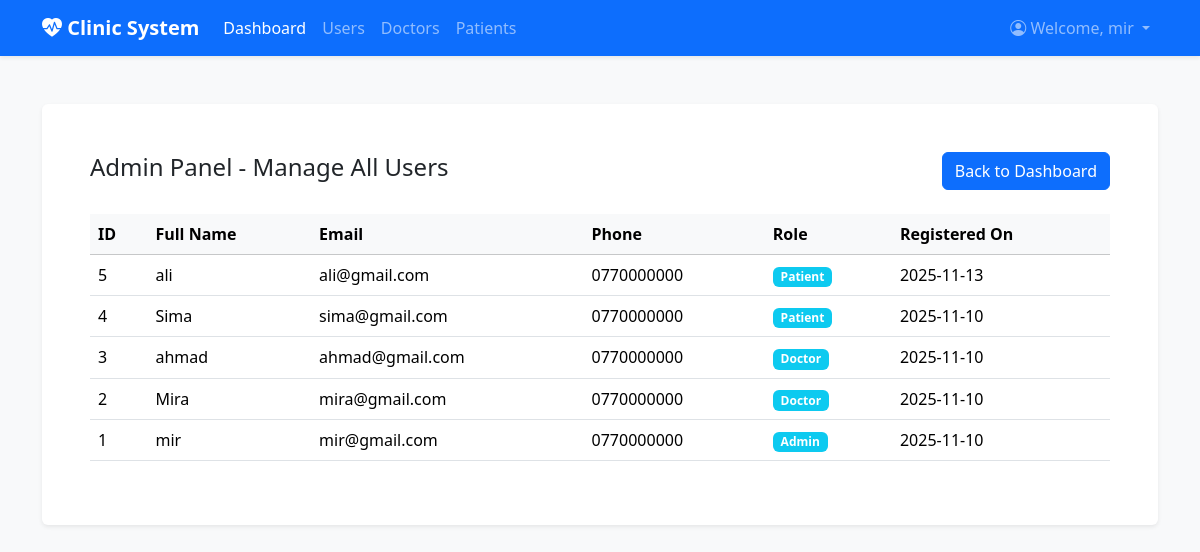
/Admin/manage_users.php (signed in), run on the app's committed database.
### tables this page shows
CREATE TABLE `users` (
  `user_id` int(11) NOT NULL,
  `full_name` varchar(100) DEFAULT NULL,
  `email` varchar(100) DEFAULT NULL,
  `password_hash` varchar(255) DEFAULT NULL,
  `phone` varchar(20) DEFAULT NULL,
  `gender` enum('Male','Female','Other') DEFAULT NULL,
  `date_of_birth` date DEFAULT NULL,
  `role` enum('doctor','patient','admin') DEFAULT NULL,
  `created_at` timestamp NOT NULL DEFAULT current_timestamp()
);

### Admin/manage_users.php (the view, shortened to what this page needs)
<?php
include '../header.php';
$result = $conn->query("SELECT user_id, full_name, email, phone, role, created_at FROM users ORDER BY created_at DESC");
?>
<!DOCTYPE html>
<html lang="en">
<head>
    <link href="https://cdn.jsdelivr.net/npm/bootstrap@5.3.3/dist/css/bootstrap.min.css" rel="stylesheet">
</head>
<body>
    <div class="container my-5">
        <div class="card shadow-sm border-0">
            <div class="card-body p-5">
                <div class="d-flex justify-content-between align-items-center mb-4">
                    <h2 class="h4">Admin Panel - Manage All Users</h2>
                    <a href="../dashboard.php" class="btn btn-primary">Back to Dashboard</a>
                </div>
                <div class="table-responsive">
                    <table class="table table-hover align-middle">
                        <thead class="table-light"><tr><th>ID</th><th>Full Name</th><th>Email</th><th>Phone</th><th>Role</th><th>Registered On</th></tr></thead>
                        <tbody>
                            <?php
                            if ($result->num_rows > 0) {
                                while($row = $result->fetch_assoc()) {
                                    echo "<tr><td>" . $row['user_id'] . "</td>";
                                    echo "<td>" . htmlspecialchars($row['full_name']) . "</td>";
                                    echo "<td>" . htmlspecialchars($row['email']) . "</td>";
                                    echo "<td>" . htmlspecialchars($row['phone']) . "</td>";
                                    echo "<td><span class='badge bg-info'>" . ucfirst(htmlspecialchars($row['role'])) . "</span></td>";
                                    echo "<td>" . htmlspecialchars(date('Y-m-d', strtotime($row['created_at']))) . "</td></tr>";
                                }
                            } else echo "<tr><td colspan='6' class='text-center'>No users found.</td></tr>";
                            ?>
                        </tbody>
                    </table>
                </div>
            </div>
        </div>
    </div>
</body>
</html>

### header.php (shortened to what this page needs)
<!DOCTYPE html>
<html lang="en">
<head>
    <link href="https://cdn.jsdelivr.net/npm/bootstrap@5.3.3/dist/css/bootstrap.min.css" rel="stylesheet">
    <link href="https://cdn.jsdelivr.net/npm/bootstrap-icons@1.11.3/font/bootstrap-icons.min.css" rel="stylesheet">
    <link rel="stylesheet" href="<?php echo BASE_URL; ?>/Assets/css/layout.css">
</head>
<body>
    <nav class="navbar navbar-expand-lg navbar-dark bg-primary shadow-sm">
        <div class="container">
            <a class="navbar-brand fw-bold" href="<?php echo BASE_URL; ?>/dashboard.php">
                <i class="bi bi-heart-pulse-fill"></i> Clinic System
            </a>
            <div class="collapse navbar-collapse" id="mainNavbar">
                <ul class="navbar-nav me-auto mb-2 mb-lg-0">
                    <?php if (isset($_SESSION['user_id'])): ?>
                        <li class="nav-item">
                            <a class="nav-link active" href="<?php echo BASE_URL; ?>/dashboard.php">Dashboard</a>
                        </li>
                        <?php
                        switch ($_SESSION['role']) {
                            case 'admin':
                                echo '<li class="nav-item"><a class="nav-link" href="' . BASE_URL . '/Admin/manage_users.php">Users</a></li>';
                                echo '<li class="nav-item"><a class="nav-link" href="' . BASE_URL . '/Admin/manage_doctors.php">Doctors</a></li>';
                                echo '<li class="nav-item"><a class="nav-link" href="' . BASE_URL . '/Admin/manage_patients.php">Patients</a></li>';
                                break;
                        } ?>
                    <?php endif; ?>
                </ul>
                <ul class="navbar-nav ms-auto mb-2 mb-lg-0">
                    <?php if (isset($_SESSION['user_id'])): ?>
                        <li class="nav-item dropdown">
                            <a class="nav-link dropdown-toggle" href="#" id="navbarDropdown" role="button" data-bs-toggle="dropdown" aria-expanded="false">
                                <i class="bi bi-person-circle"></i> Welcome, <?php echo htmlspecialchars($_SESSION['full_name']); ?>
                            </a>
                        </li>
                    <?php endif; ?>
                </ul>
            </div>
        </div>
    </nav>

### Assets/css/layout.css (style rules this page uses)
body { background-color: #f8f9fa; }
.card { border: 0; box-shadow: 0 4px 12px rgba(0, 0, 0, 0.05); }

### Admin/manage_users.php (style rules this page uses)
body { background-color: #f8f9fa; }

### data on the page
users: user_id "5", full_name "ali", email "ali@gmail.com", phone "0770000000", role "Patient", created_at "2025-11-13"
users: user_id "4", full_name "Sima", email "sima@gmail.com", phone "0770000000", role "Patient", created_at "2025-11-10"
users: user_id "3", full_name "ahmad", email "ahmad@gmail.com", phone "0770000000", role "Doctor", created_at "2025-11-10"
users: user_id "2", full_name "Mira", email "mira@gmail.com", phone "0770000000", role "Doctor", created_at "2025-11-10"
users: user_id "1", full_name "mir", email "mir@gmail.com", phone "0770000000", role "Admin", created_at "2025-11-10"

### other printed values
$_SESSION['full_name'] "mir"
